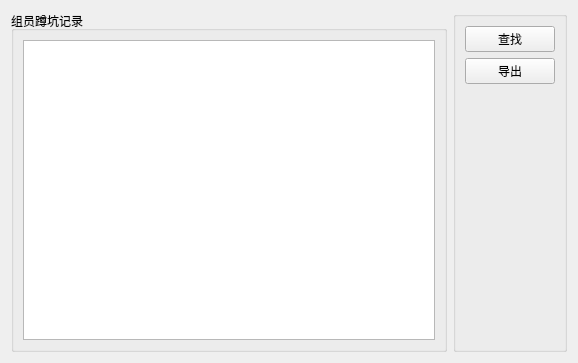
<?xml version="1.0" encoding="UTF-8"?>
<ui version="4.0">
 <class>Out</class>
 <widget class="QWidget" name="Out">
  <property name="geometry">
   <rect>
    <x>0</x>
    <y>0</y>
    <width>578</width>
    <height>363</height>
   </rect>
  </property>
  <property name="windowTitle">
   <string>Form</string>
  </property>
  <layout class="QGridLayout" name="gridLayout_4">
   <item row="0" column="0">
    <widget class="QGroupBox" name="groupBox">
     <property name="sizePolicy">
      <sizepolicy hsizetype="Expanding" vsizetype="Expanding">
       <horstretch>0</horstretch>
       <verstretch>0</verstretch>
      </sizepolicy>
     </property>
     <property name="title">
      <string>组员蹲坑记录</string>
     </property>
     <layout class="QGridLayout" name="gridLayout_3">
      <item row="0" column="0">
       <widget class="QTableView" name="tableView"/>
      </item>
     </layout>
    </widget>
   </item>
   <item row="0" column="1">
    <widget class="QGroupBox" name="groupBox_2">
     <property name="sizePolicy">
      <sizepolicy hsizetype="Preferred" vsizetype="Preferred">
       <horstretch>0</horstretch>
       <verstretch>0</verstretch>
      </sizepolicy>
     </property>
     <property name="title">
      <string/>
     </property>
     <layout class="QGridLayout" name="gridLayout_2">
      <item row="0" column="0">
       <layout class="QGridLayout" name="gridLayout">
        <item row="0" column="0">
         <widget class="QPushButton" name="button_find">
          <property name="sizePolicy">
           <sizepolicy hsizetype="Maximum" vsizetype="Fixed">
            <horstretch>0</horstretch>
            <verstretch>0</verstretch>
           </sizepolicy>
          </property>
          <property name="minimumSize">
           <size>
            <width>90</width>
            <height>25</height>
           </size>
          </property>
          <property name="text">
           <string>查找</string>
          </property>
         </widget>
        </item>
        <item row="1" column="0">
         <widget class="QPushButton" name="button_out">
          <property name="sizePolicy">
           <sizepolicy hsizetype="Maximum" vsizetype="Fixed">
            <horstretch>0</horstretch>
            <verstretch>0</verstretch>
           </sizepolicy>
          </property>
          <property name="minimumSize">
           <size>
            <width>90</width>
            <height>25</height>
           </size>
          </property>
          <property name="text">
           <string>导出</string>
          </property>
         </widget>
        </item>
        <item row="2" column="0">
         <spacer name="verticalSpacer">
          <property name="orientation">
           <enum>Qt::Vertical</enum>
          </property>
          <property name="sizeHint" stdset="0">
           <size>
            <width>20</width>
            <height>228</height>
           </size>
          </property>
         </spacer>
        </item>
       </layout>
      </item>
     </layout>
    </widget>
   </item>
  </layout>
 </widget>
 <resources/>
 <connections/>
</ui>
